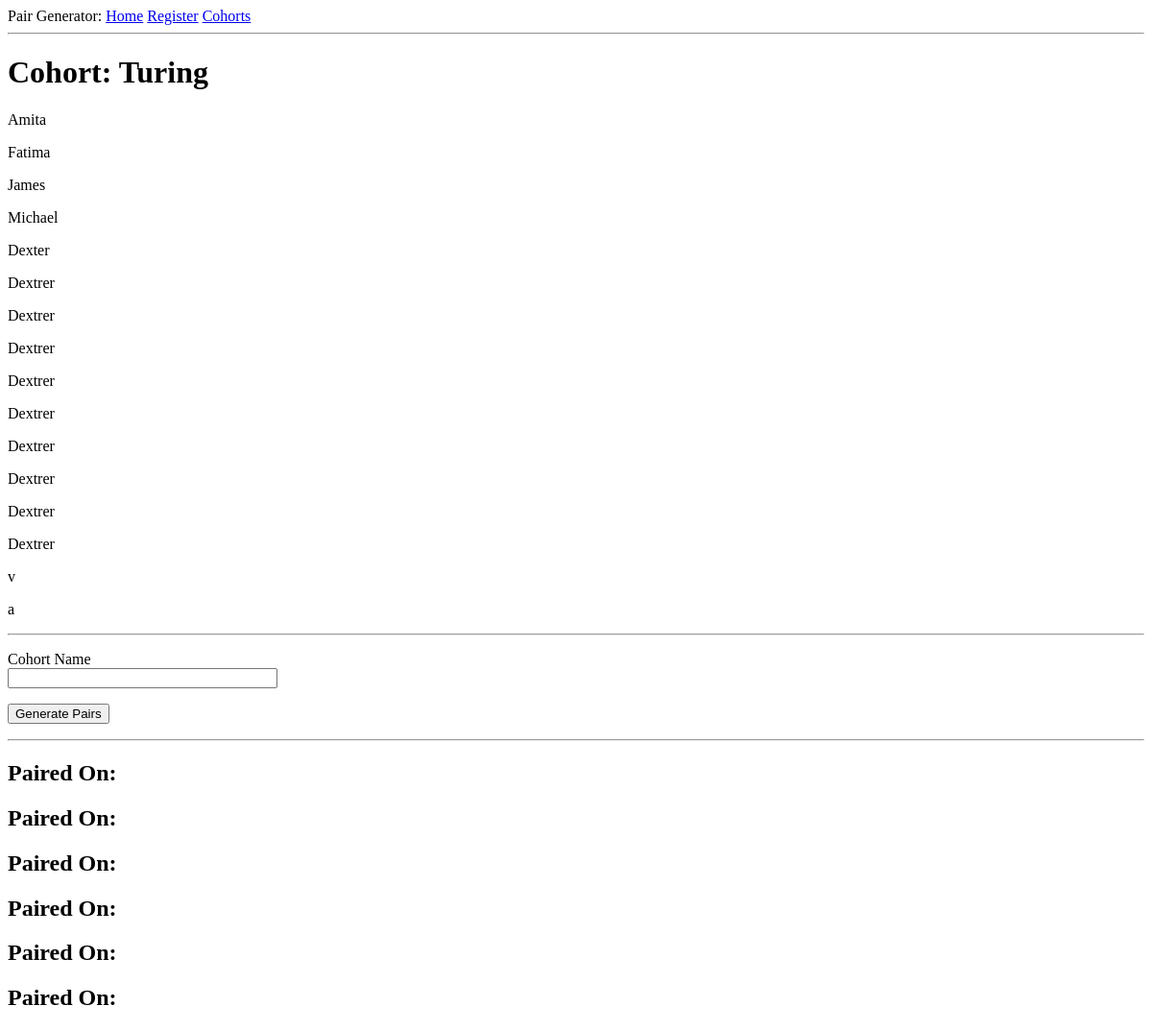
The page /cohort/Turing on the database as committed earlier.
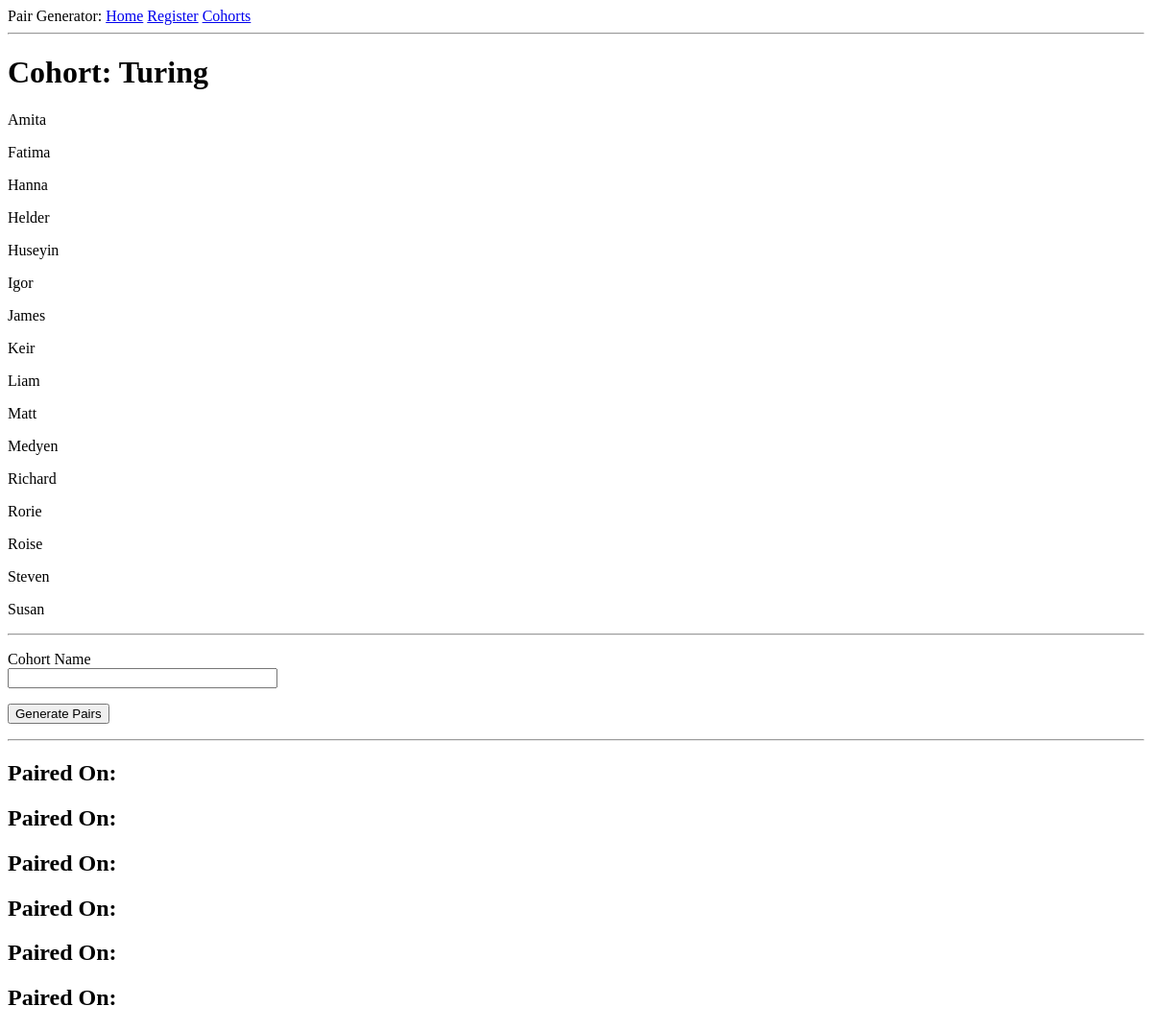
The same page on the database as committed later.
### app/models.py (models this page shows, shortened)
class Cohort(db.Model):
    id = db.Column(db.Integer, primary_key=True)
    cohort_name = db.Column(db.String(80), index=True, unique=True, nullable=False)
    student_one = db.Column(db.String(80), nullable=False)
    student_two = db.Column(db.String(80), nullable=False)
    student_three = db.Column(db.String(80), nullable=False)
    student_four = db.Column(db.String(80), nullable=False)
    student_five = db.Column(db.String(80), nullable=False)
    student_six = db.Column(db.String(80), nullable=False)
    student_seven = db.Column(db.String(80), nullable=False)
    student_eight = db.Column(db.String(80), nullable=False)
    student_nine = db.Column(db.String(80), nullable=False)
    student_ten = db.Column(db.String(80), nullable=False)
    student_eleven = db.Column(db.String(80), nullable=False)
    student_twelve = db.Column(db.String(80), nullable=False)
    student_thirteen = db.Column(db.String(80), nullable=False)
    student_fourteen = db.Column(db.String(80), nullable=False)
    student_fifteen = db.Column(db.String(80), nullable=False)
    student_sixteen = db.Column(db.String(80), nullable=False)
    pairings = db.relationship('Pairing', backref='cohort', lazy='dynamic')

### app/routes.py (the view, shortened to what this page needs)
@app.route('/cohort/<cohort_name>', methods=['GET', 'POST'])
def cohort(cohort_name):
    cohort = Cohort.query.filter_by(cohort_name=cohort_name).first_or_404()
    pairings = cohort_name
    form = GeneratePairsForm()
    return render_template('cohort.html', cohort=cohort, pairings=pairings, form=form)

### app/forms.py
class GeneratePairsForm(FlaskForm):
    cohort_name = StringField('Cohort Name', validators=[DataRequired()])
    submit = SubmitField('Generate Pairs')

### app/templates/cohort.html (shortened to what this page needs)
{% extends "base.html" %}
{% block content %}
    <h1>Cohort: {{ cohort.cohort_name }}</h1>
    <p>{{ cohort.student_one }}</p>
    <p>{{ cohort.student_two }}</p>
    <p>{{ cohort.student_three }}</p>
    <p>{{ cohort.student_four }}</p>
    <p>{{ cohort.student_five }}</p>
    <p>{{ cohort.student_six }}</p>
    <p>{{ cohort.student_seven }}</p>
    <p>{{ cohort.student_eight }}</p>
    <p>{{ cohort.student_nine }}</p>
    <p>{{ cohort.student_ten }}</p>
    <p>{{ cohort.student_eleven }}</p>
    <p>{{ cohort.student_twelve }}</p>
    <p>{{ cohort.student_thirteen }}</p>
    <p>{{ cohort.student_fourteen }}</p>
    <p>{{ cohort.student_fifteen }}</p>
    <p>{{ cohort.student_sixteen }}</p>
    <hr>
    <form action="" method="post">
        <p>
            {{ form.cohort_name.label }}<br>
            {{ form.cohort_name(size=32) }}<br>
        </p>
        <p>{{ form.submit() }}</p>
    </form>
    <hr>
    {% for pairing in pairings %}
    <h2>Paired On: {{ pairing.date }}</h2>
    {% endfor %}
{% endblock %}

### app/templates/base.html (shortened to what this page needs)
<html>
    <head>
    </head>
    <body>
        <div>
            Pair Generator:
            <a href="{{ url_for('index') }}">Home</a>
            <a href="{{ url_for('register') }}">Register</a>
            <a href="{{ url_for('cohorts') }}">Cohorts</a>
        </div>
        <hr>
        {% block content %}{% endblock %}
    </body>
</html>

Rows that differ between the two databases and show on the page:
changed Cohort "Turing": student_three "James" → "Hanna"; student_four "Michael" → "Helder"; student_five "Dexter" → "Huseyin"; student_six "Dextrer" → "Igor"; student_seven "Dextrer" → "James"; student_eight "Dextrer" → "Keir"; student_nine "Dextrer" → "Liam"; student_ten "Dextrer" → "Matt"; student_eleven "Dextrer" → "Medyen"; student_twelve "Dextrer" → "Richard"; student_thirteen "Dextrer" → "Rorie"; student_fourteen "Dextrer" → "Roise"; student_fifteen "v" → "Steven"; student_sixteen "a" → "Susan"
